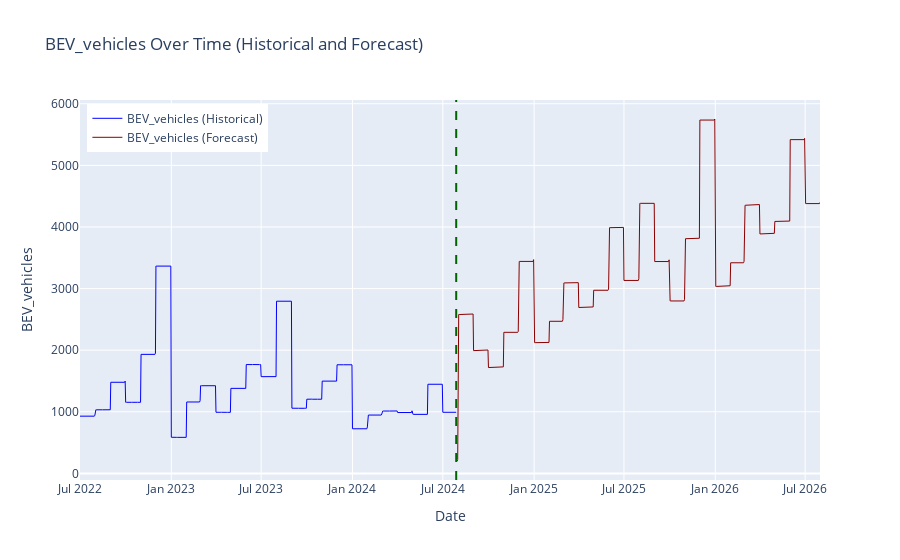

Notebook code cell kept with this figure:
### Markdown cell above
## BEV vehicles

### Code cell
import plotly.graph_objs as go
import pandas as pd
import numpy as np
import os

TARGET_COLUMNS = ["BEV_vehicles"]

df = load_and_prepare_data(
    '/Users/skyfano/Documents/Masterarbeit/Prediction_of_energy_prices/data/Final_data/final_data_july.csv')

# Drop the last 10 columns
df = df.drop(df.columns[-10:], axis=1)

# Calculate mean solar radiation per day with monthly seasonality
# reduce the size of df start at the year 2018 first of january
df_filtered = df[df['Date'] >= '2022-07-01']
df = df_filtered.copy()


def calculate_daily_means_with_seasonality(df, target_column):
    df['Day'] = df['Date'].dt.day
    df['Month'] = df['Date'].dt.month
    daily_means = df.groupby(['Month', 'Day'])[
        target_column].mean().reset_index()

    # Add sinusoidal seasonal variation based on month with reduced factor
    daily_means['Seasonal_Adjustment'] = np.sin(
        2 * np.pi * (daily_means['Month'] - 1) / 12) * 0.05  # reduced to 0.05
    daily_means['Adjusted_Value'] = daily_means[target_column] * \
        (1 + daily_means['Seasonal_Adjustment'])
    return daily_means

# Generate future data with minimal variability and multiplicator adjustments


def generate_future_data_with_multiplicators(df, daily_means, start_date, end_date, noise_level=0.2,
                                             multiplicators=None, use_last_years=1, seed=42, smoothing_window=14):
    np.random.seed(seed)
    future_dates = pd.date_range(start=start_date, end=end_date)
    future_df = pd.DataFrame({'Date': future_dates})
    future_df['Month'] = future_df['Date'].dt.month
    future_df['Day'] = future_df['Date'].dt.day

    # Option to use more than the last year for prediction
    recent_data_start_date = df['Date'].max(
    ) - pd.DateOffset(years=use_last_years)
    recent_data = df[df['Date'] >= recent_data_start_date]

    # Merge future dates with daily means
    future_df = future_df.merge(daily_means[['Month', 'Day', 'Adjusted_Value']], on=[
                                'Month', 'Day'], how='left')

    # Apply multiplicators per year period
    if multiplicators:
        for start, end, multiplier in multiplicators:
            mask = (future_df['Date'] >= start) & (future_df['Date'] <= end)
            future_df.loc[mask, 'Adjusted_Value'] *= multiplier

    future_df['Forecast'] = future_df['Adjusted_Value'] * \
        (1 + np.random.normal(0, noise_level, size=len(future_df)))

    # Apply a rolling mean for smoothing
    future_df['Forecast'] = future_df['Forecast'].rolling(
        window=smoothing_window, min_periods=1).mean()

    # Sum forecasted values per month, round up, and distribute evenly across days
    future_df['YearMonth'] = future_df['Date'].dt.to_period('M')
    monthly_sums = future_df.groupby(
        'YearMonth')['Forecast'].sum().apply(np.ceil).reset_index()
    future_df = future_df.merge(
        monthly_sums, on='YearMonth', suffixes=('', '_MonthlySum'))

    future_df['DaysInMonth'] = future_df['Date'].dt.days_in_month
    future_df['Forecast'] = (
        future_df['Forecast_MonthlySum'] // future_df['DaysInMonth']).astype(int)
    future_df['Remainder'] = future_df['Forecast_MonthlySum'] % future_df['DaysInMonth']

    future_df['Daily_Distributed'] = future_df['Forecast']
    future_df.loc[future_df.groupby('YearMonth')['Date'].transform(
        'max') == future_df['Date'], 'Daily_Distributed'] += future_df['Remainder']

    future_df['Forecast'] = future_df['Daily_Distributed']
    return future_df[['Date', 'Forecast']]


# Plot the data for each target column separately and save the plot


def plot_and_save_data(original_df, future_dfs, target_columns, output_dir="forecasted_plots", development="growth"):
    # Create output directory if it doesn't exist
    if not os.path.exists(output_dir):
        os.makedirs(output_dir)

    for i, target_column in enumerate(target_columns):
        future_df = future_dfs[i]

        # Ensure future data column matches TARGET_COLUMN
        future_df.rename(columns={'Forecast': target_column}, inplace=True)

        # Combine the original and future datasets
        combined_df = pd.concat([original_df[['Date', target_column]], future_df[[
                                'Date', target_column]]], ignore_index=True)

        # Plot historical and forecast data for the current column
        fig = go.Figure()

        # Plot historical data
        fig.add_trace(go.Scatter(
            x=original_df['Date'],
            y=original_df[target_column],
            mode='lines',
            name=f"{target_column} (Historical)",
            line=dict(color='blue', width=1)
        ))

        # Plot future data
        fig.add_trace(go.Scatter(
            x=future_df['Date'],
            y=future_df[target_column],
            mode='lines',
            name=f"{target_column} (Forecast)",
            line=dict(color='darkred', width=1)
        ))

        # Add vertical line indicating the end of the original data
        original_end_date = original_df['Date'].max()
        fig.add_vline(x=original_end_date, line=dict(
            color='darkgreen', dash='dash'), name='End of Original Data')

        # Update layout for each plot
        fig.update_layout(
            title=f"{target_column} Over Time (Historical and Forecast)",
            xaxis_title="Date",
            yaxis_title=target_column,
            legend=dict(yanchor="top", y=0.99, xanchor="left", x=0.01),
            template='plotly'
        )

        # Save the figure as a PNG file
        plot_filename = os.path.join(
            output_dir, f"{target_column.replace(' ', '_').replace('/', '_')}_forecast_plot_{development}.png")
        fig.write_image(plot_filename)
        fig.show()
        print(f"Saved plot for {target_column} to {plot_filename}")

# Save the forecasted future data for each target column into separate CSV files


def save_forecast_to_csv(future_dfs, target_columns, output_dir="forecasted_data", development="growth"):
    # Create the output directory if it doesn't exist
    if not os.path.exists(output_dir):
        os.makedirs(output_dir)

    for i, target_column in enumerate(target_columns):
        # Prepare the filename and full path
        file_name = f"{target_column.replace(' ', '_').replace('/', '_')}_forecast_{development}.csv"
        file_path = os.path.join(output_dir, file_name)

        # Save the future dataframe for the target column to CSV
        future_df = future_dfs[i]
        future_df.rename(columns={'Forecast': target_column}, inplace=True)
        future_df.to_csv(file_path, index=False)

        print(f"Saved forecasted data for {target_column} to {file_path}")


# Global configuration
NOISE_LEVEL = 0.1
TOTAL_PREDICTION_LENGTH = 730
MULTIPLICATORS = [
    ('2024-07-29', '2024-12-31', 1.5),
    ('2025-01-01', '2025-12-31', 2.5),
    ('2026-01-01', '2026-12-31', 3.5)
]
DEVELOPMENT = "growth"  # "growth" or "constant"
OUTPUT_DIR = "forecasted_data"

# Generate daily means with seasonality and future data for each column
future_dfs = []
for target_column in TARGET_COLUMNS:
    daily_means = calculate_daily_means_with_seasonality(df, target_column)
    future_df = generate_future_data_with_multiplicators(
        df, daily_means, start_date='2024-07-28', end_date='2026-07-31', noise_level=NOISE_LEVEL,
        multiplicators=MULTIPLICATORS, use_last_years=1, seed=42)
    future_dfs.append(future_df)

# Save forecasted data to CSV files
save_forecast_to_csv(future_dfs, TARGET_COLUMNS, OUTPUT_DIR, DEVELOPMENT)

# Plot the combined data for each target column and save the plot
plot_and_save_data(df, future_dfs, TARGET_COLUMNS, OUTPUT_DIR, DEVELOPMENT)

### Figure 1 — Plotly figure (JSON) as saved in the notebook; plotly's stock layout.template omitted (floating-point values rounded to 4 significant figures; data arrays with more than 128 entries replaced by an {"elided": "..."} marker saying what was removed)
{"data": [{"line": {"color": "blue", "width": 1}, "mode": "lines", "name": "BEV_vehicles (Historical)", "type": "scatter", "x": {"elided": "759 str values"}, "y": {"elided": "759 int values"}}, {"line": {"color": "darkred", "width": 1}, "mode": "lines", "name": "BEV_vehicles (Forecast)", "type": "scatter", "x": {"elided": "734 str values"}, "y": {"elided": "734 int values"}}], "layout": {"legend": {"x": 0.01, "xanchor": "left", "y": 0.99, "yanchor": "top"}, "shapes": [{"line": {"color": "darkgreen", "dash": "dash"}, "name": "End of Original Data", "type": "line", "x0": "2024-07-28T00:00:00", "x1": "2024-07-28T00:00:00", "xref": "x", "y0": 0, "y1": 1, "yref": "y domain"}], "title": {"text": "BEV_vehicles Over Time (Historical and Forecast)"}, "xaxis": {"title": {"text": "Date"}}, "yaxis": {"title": {"text": "BEV_vehicles"}}}}
